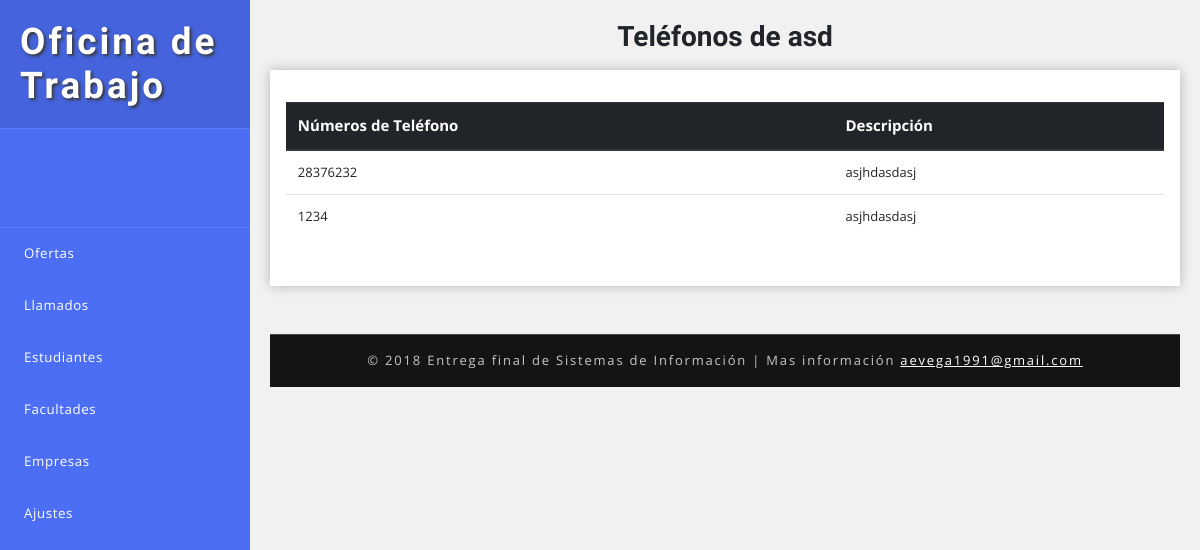
/index.php/Estudiantes/telefonos/8, run on the app's committed database.
### tables this page shows
CREATE TABLE `estudiantes` (
  `est_id` int(11) NOT NULL,
  `est_cedula` varchar(15) NOT NULL,
  `est_nombre` varchar(50) NOT NULL,
  `est_fec_nam` date NOT NULL,
  `est_direccion` varchar(255) NOT NULL,
  `est_email` varchar(100) NOT NULL,
  `est_curriculum` varchar(1000) NOT NULL,
  `car_id` int(11) NOT NULL,
  `est_semestre` int(11) NOT NULL
);

CREATE TABLE `telefonos` (
  `tel_id` int(11) NOT NULL,
  `tel_descripcion` varchar(255) NOT NULL,
  `tel_numero` varchar(50) NOT NULL,
  `est_id` int(11) NOT NULL
);

### application/controllers/Estudiantes.php (called while the page is built, shortened)
<?php
class Estudiantes extends CI_Controller
{
	function __construct()
	{
		$this->load->model('MEstudiantes');
		$this->load->model('MTelefonos');
		$this->load->model('MFacultad');
		$this->load->model('MCarrera');
		$this->load->helper('url');
	}
	public function telefonos($id)
	{
		$data['estudiante'] = $this->MEstudiantes->get_estudiantes($id);
		$data['telefonos'] = $this->MTelefonos->get_telefonos($id);
		$this->load->view('layouts/top');
		$this->load->view('estudiantes/telefono', $data);
		$this->load->view('layouts/bottom');
	}
}
?>

### index.php (called while the page is built, shortened)
<?php
require_once BASEPATH.'core/CodeIgniter.php';

### application/models/MEstudiantes.php (called while the page is built, shortened)
<?php
class MEstudiantes extends CI_Model
{
	public function get_estudiantes($id = FALSE)
	{
		$this->db->join('carrera', 'estudiantes.car_id = carrera.carr_id', 'left');
		$query = $this->db->get_where('estudiantes', array('estudiantes.est_id' => $id));
	    return $query->row_array();
	}
}
 ?>

### application/models/MTelefonos.php (called while the page is built, shortened)
<?php
class MTelefonos extends CI_Model
{
	public function get_telefonos($est_id)
	{
		$query = $this->db->get_where('telefonos', array('telefonos.est_id' => $est_id));
	    return $query->result_array();
	}
}
 ?>

### application/views/estudiantes/telefono.php (the view, shortened to what this page needs)
<h3 class="main-title-w3layouts mb-2 text-center">Teléfonos de <?php echo $estudiante["est_nombre"]?></h3>
<section class="tables-section">
    <div class="outer-w3-agile mt-3">
		<table class="table">
	        <thead class="thead-dark">
				<th>Números de Teléfono</th>
				<th>Descripción</th>
			</thead>
			<tbody>
			<?php foreach ($telefonos as $telefono): ?>
			<tr>
				<td><?php echo $telefono["tel_numero"];?></td>
				<td><?php echo $telefono["tel_descripcion"];?></td>
			</tr>
			<?php endforeach ?>
			</tbody>
		</table>
	</div>
</section>

### css/panel/style.css (style rules this page uses)
html, body { margin: 0; font-size: 100%; font-family: 'Open Sans', sans-serif; background: #fff; }
h1, h2, h3, h4, h5, h6 { margin: 0; font-family: 'Poiret One', cursive; font-weight: 700; }
.outer-w3-agile { padding: 2em 1em; -webkit-box-shadow: 0px 0px 11px 0px rgba(0, 0, 0, 0.25); -moz-box-shadow: 0px 0px 11px 0px rgba(0, 0, 0, 0.25); box-shadow: 0px 0px 11px 0px rgba(0, 0, 0, 0.25); background: #fff; }
.table th, .table td { padding: 0.74rem; vertical-align: top; border-top: 1px solid #dee2e6; font-size: 13px; }
.table th { color: #252525; font-size: 15px; }

### css/panel/style4.css (style rules this page uses)
body { font-family: 'Open Sans', sans-serif; background: #f1f1f1; }

### data on the page
estudiantes: est_nombre "asd"
telefonos: tel_numero "28376232", tel_descripcion "asjhdasdasj"
telefonos: tel_numero "1234", tel_descripcion "asjhdasdasj"
